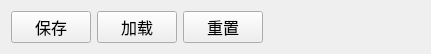
  <widget class="QWidget" name="layoutWidget_3">
   <property name="geometry">
    <rect>
     <x>450</x>
     <y>280</y>
     <width>431</width>
     <height>32</height>
    </rect>
   </property>
   <layout class="QHBoxLayout" name="horizontalLayout_3">
    <item>
     <widget class="QPushButton" name="pushButton_save_2">
      <property name="enabled">
       <bool>true</bool>
      </property>
      <property name="font">
       <font>
        <family>微软雅黑</family>
        <pointsize>12</pointsize>
        <weight>50</weight>
        <bold>false</bold>
       </font>
      </property>
      <property name="text">
       <string>保存</string>
      </property>
     </widget>
    </item>
    <item>
     <widget class="QPushButton" name="pushButton_load_2">
      <property name="font">
       <font>
        <family>微软雅黑</family>
        <pointsize>12</pointsize>
        <weight>50</weight>
        <bold>false</bold>
       </font>
      </property>
      <property name="text">
       <string>加载</string>
      </property>
     </widget>
    </item>
    <item>
     <widget class="QPushButton" name="pushButton_reset_2">
      <property name="font">
       <font>
        <family>微软雅黑</family>
        <pointsize>12</pointsize>
        <weight>50</weight>
        <bold>false</bold>
       </font>
      </property>
      <property name="text">
       <string>重置</string>
      </property>
      <property name="checkable">
       <bool>true</bool>
      </property>
     </widget>
    </item>
    <item>
     <spacer name="horizontalSpacer_3">
      <property name="orientation">
       <enum>Qt::Horizontal</enum>
      </property>
      <property name="sizeHint" stdset="0">
       <size>
        <width>40</width>
        <height>20</height>
       </size>
      </property>
     </spacer>
    </item>
   </layout>
  </widget>
